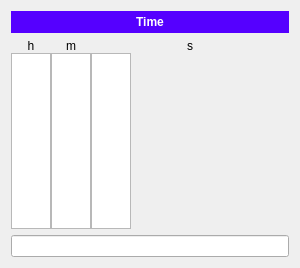
<?xml version="1.0" encoding="UTF-8"?>
<ui version="4.0">
 <class>Form</class>
 <widget class="QWidget" name="Form">
  <property name="geometry">
   <rect>
    <x>0</x>
    <y>0</y>
    <width>300</width>
    <height>268</height>
   </rect>
  </property>
  <property name="sizePolicy">
   <sizepolicy hsizetype="Fixed" vsizetype="Fixed">
    <horstretch>0</horstretch>
    <verstretch>0</verstretch>
   </sizepolicy>
  </property>
  <property name="maximumSize">
   <size>
    <width>300</width>
    <height>300</height>
   </size>
  </property>
  <property name="windowTitle">
   <string>TimeWidget</string>
  </property>
  <layout class="QVBoxLayout" name="verticalLayout">
   <item>
    <layout class="QVBoxLayout" name="timeWidgetVerticalLayout">
     <item>
      <widget class="QLabel" name="timeLabel">
       <property name="sizePolicy">
        <sizepolicy hsizetype="Preferred" vsizetype="Fixed">
         <horstretch>0</horstretch>
         <verstretch>0</verstretch>
        </sizepolicy>
       </property>
       <property name="minimumSize">
        <size>
         <width>0</width>
         <height>22</height>
        </size>
       </property>
       <property name="font">
        <font>
         <weight>75</weight>
         <bold>true</bold>
        </font>
       </property>
       <property name="styleSheet">
        <string notr="true">background-color: rgb(85, 0, 255);
color: rgb(255, 255, 255);
margin: 0px;</string>
       </property>
       <property name="text">
        <string>Time</string>
       </property>
       <property name="alignment">
        <set>Qt::AlignCenter</set>
       </property>
      </widget>
     </item>
     <item>
      <layout class="QHBoxLayout" name="timeWidgetHorizontalLayout_3">
       <property name="spacing">
        <number>0</number>
       </property>
       <item>
        <layout class="QVBoxLayout" name="hourVerticalLayout">
         <property name="spacing">
          <number>0</number>
         </property>
         <item>
          <widget class="QLabel" name="hourLabel">
           <property name="text">
            <string>h</string>
           </property>
           <property name="alignment">
            <set>Qt::AlignCenter</set>
           </property>
          </widget>
         </item>
         <item>
          <widget class="QListView" name="hourListView">
           <property name="maximumSize">
            <size>
             <width>40</width>
             <height>16777215</height>
            </size>
           </property>
           <property name="styleSheet">
            <string notr="true">margin: 0px;</string>
           </property>
           <property name="horizontalScrollBarPolicy">
            <enum>Qt::ScrollBarAlwaysOff</enum>
           </property>
          </widget>
         </item>
        </layout>
       </item>
       <item>
        <layout class="QVBoxLayout" name="minVerticalLayout" stretch="0,0">
         <property name="spacing">
          <number>0</number>
         </property>
         <item>
          <widget class="QLabel" name="minLabel">
           <property name="text">
            <string>m</string>
           </property>
           <property name="alignment">
            <set>Qt::AlignCenter</set>
           </property>
          </widget>
         </item>
         <item>
          <widget class="QListView" name="minListView">
           <property name="maximumSize">
            <size>
             <width>40</width>
             <height>16777215</height>
            </size>
           </property>
          </widget>
         </item>
        </layout>
       </item>
       <item>
        <layout class="QVBoxLayout" name="secVerticalLayout">
         <property name="spacing">
          <number>0</number>
         </property>
         <item>
          <widget class="QLabel" name="secLabel">
           <property name="sizePolicy">
            <sizepolicy hsizetype="Expanding" vsizetype="Fixed">
             <horstretch>0</horstretch>
             <verstretch>0</verstretch>
            </sizepolicy>
           </property>
           <property name="text">
            <string>s</string>
           </property>
           <property name="alignment">
            <set>Qt::AlignCenter</set>
           </property>
          </widget>
         </item>
         <item>
          <widget class="QListView" name="secListView">
           <property name="maximumSize">
            <size>
             <width>40</width>
             <height>16777215</height>
            </size>
           </property>
          </widget>
         </item>
        </layout>
       </item>
      </layout>
     </item>
     <item>
      <widget class="QLineEdit" name="msecLineEdit">
       <property name="text">
        <string/>
       </property>
      </widget>
     </item>
    </layout>
   </item>
  </layout>
 </widget>
 <resources/>
 <connections/>
</ui>
